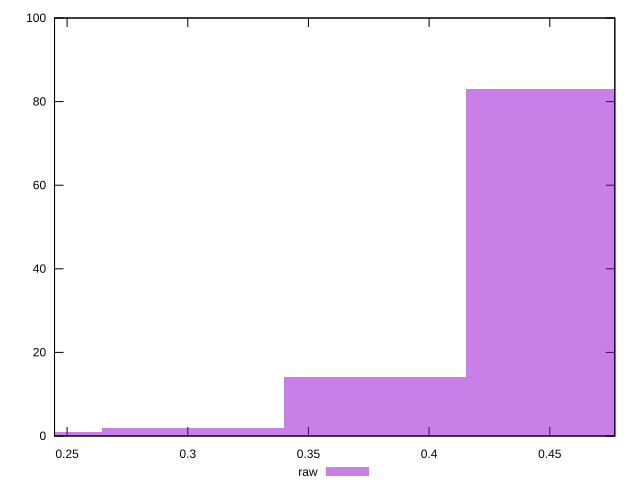

This chart was generated by the following gnuplot code:
reset

$raw <<EOF
0.22661093543315208 1
0.3021479139108694 2
0.37768489238858677 14
0.45322187086630417 83
EOF

set key outside below
set boxwidth 0.07553697847771736
set xrange [0.24479122788838795:0.4769530144710857]
set yrange [0:100]
set trange [0:100]
set style fill transparent solid 0.5 noborder
set terminal svg size 640, 490 enhanced background rgb 'white'
set output "report_00019_2021-02-10T18-14-37.922Z//meta/pScore/samples/pages/raw/histogram.svg"

plot $raw title "raw" with boxes

reset
